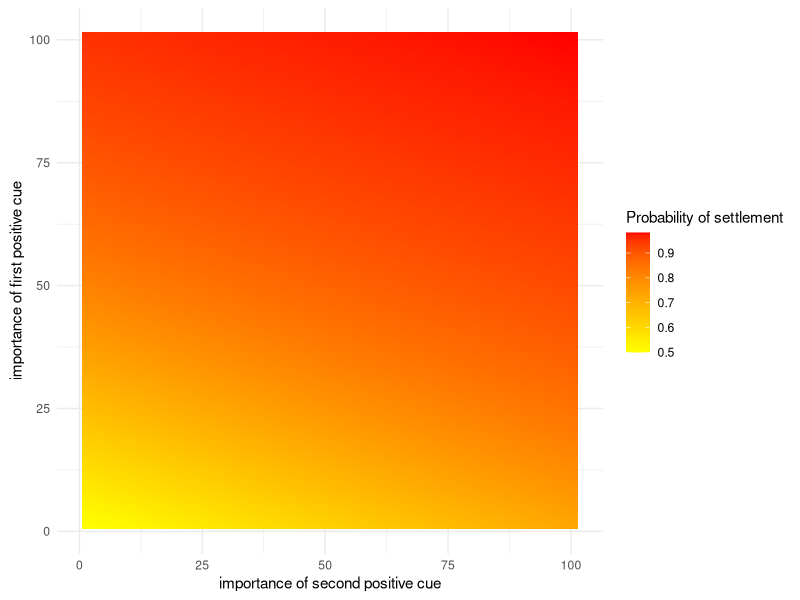

The R script that drew this image:
library(ggplot2)

# Define a vector with all possible values of the positive cue (from 0 to 1)
A=seq(from = 0, to = 1, by = 0.01)
# Define a function (linear, exponential, etc.) for the positive cue
func1 <- function(x) {
  x
}
A=sapply(A, func1)
# Define a correction factor for the positive cue
k1=3

# Define a vector with all possible values of the positive cue (from 0 to -1)
#B=rev(seq(from = -1, to = 0, by = 0.01))
B=seq(from = 0, to = 1, by = 0.01) # Use this line to model two positive cues
# Define a function (linear, exponential, etc.) for the negative cue
func2 <- function(x) {
  x
}
B=sapply(B, func2)
# Define a correction factor for the positive cue
k2=1

# Generate a matrix with all possible combinations of positive and negative cue values
L = matrix(nrow = length(A), ncol = length(B))

# Run the model
for (i in 1:length(A)) {
  for (j in 1:length(B)) {
    L[i,j] = 1 / (1 + exp(-(A[i]*k1 + B[j]*k2)))
  }
}

# Change the format of the result matrix for printing
df <- reshape2::melt(L)

# Print the model result
ggplot(df, aes(x = Var2, y = Var1, fill = value)) +
  geom_tile() +
  scale_fill_gradient(low = "yellow", high = "red") +
  labs(x = "importance of second positive cue", y = "importance of first positive cue", fill="Probability of settlement") +
  coord_fixed() +
  theme_minimal()
